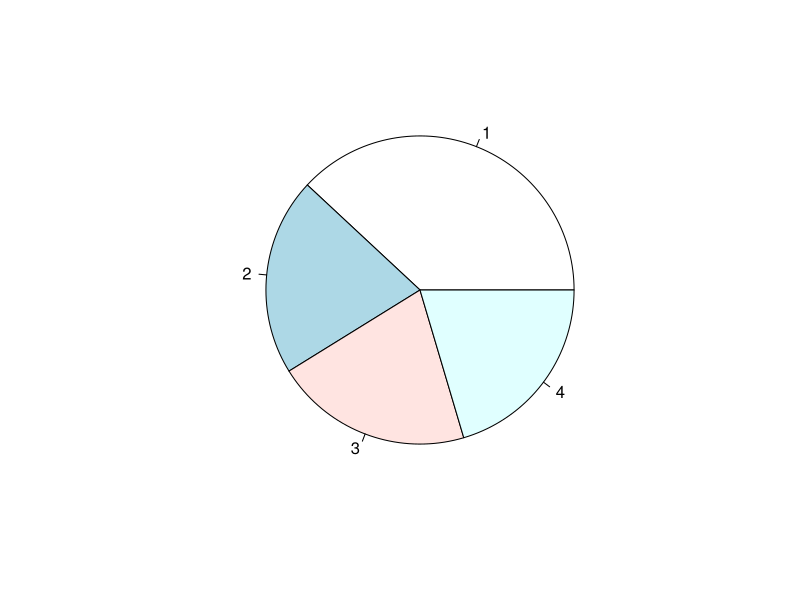
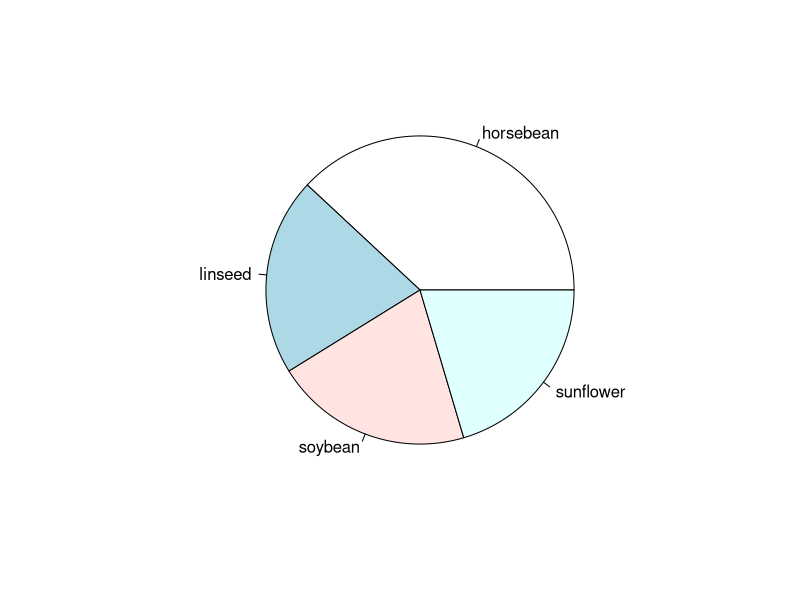
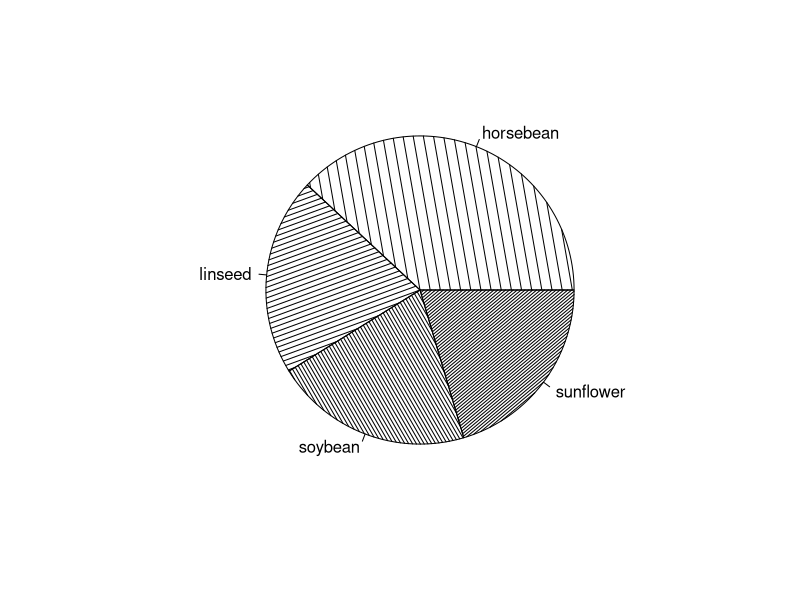

These charts were generated, in order, by the following R code:
# Copyright Mark Niemann-Ross, 2017
# Author: Mark Niemann-Ross. mark.niemannross@gmail.com
# Watch the video at https://www.linkedin.com/learning/r-for-data-science-lunchbreak-lessons/data-frames-rbind?trk=insiders_215756_learning
# Discuss at https://groups.google.com/d/forum/r-for-data-science-lunchbreak-lessons
# LinkedIn: https://www.linkedin.com/in/markniemannross/
# Github: https://github.com/mnr
# More Learning: http://niemannross.com/link/mnratlil
# Description: base graphics - pie charts
# affiliate: linkedin-learning.pxf.io/rweekly_piechart

# simple example of a pie chart
pie(table(ChickWeight$Diet))

# same pie chart with labeled segments
pie(table(ChickWeight$Diet),labels = c("horsebean","linseed","soybean", "sunflower"))

# same pie chart, labeled and with gradients instead of colors
pie(table(ChickWeight$Diet),
    labels = c("horsebean","linseed","soybean", "sunflower"),
    density = 10*1:4,
    angle = 100*1:4)

